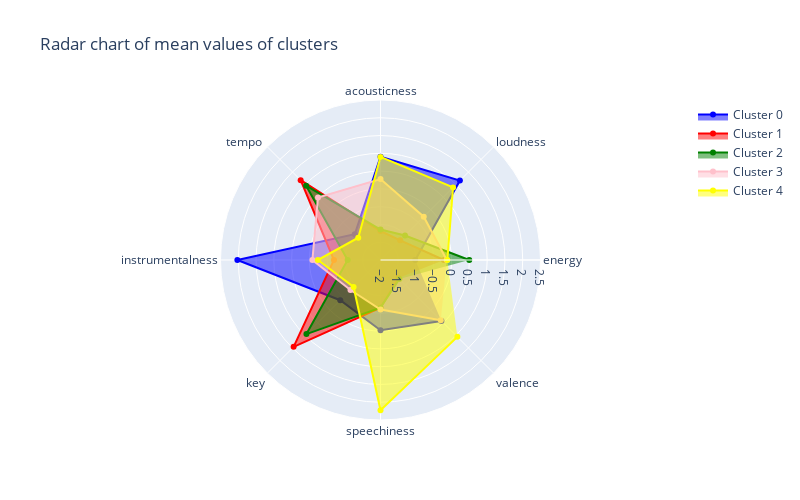
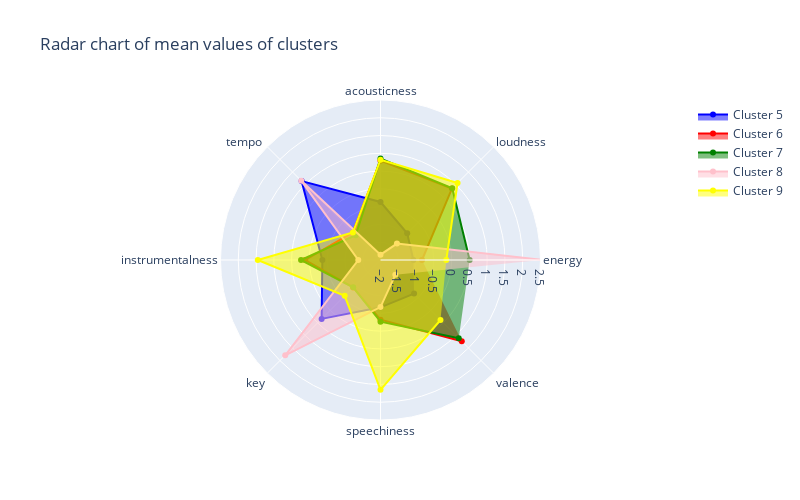

Write notebook code for charts like these, in order.
### Markdown cell above
#### Chart

### Code cell
# state the label for each arm of the chart
categories = ['energy', 'loudness', 'acousticness','tempo ','instrumentalness','key','speechiness', 'valence']

# plot the initialised plot
fig = go.Figure()

# add a layer over the top of the initialised plot - this one is for cluster 0
fig.add_trace(go.Scatterpolar(
      r=[result_means_distance.loc[result_means_distance["cluster"] == 0, 'key'].mean(),
        result_means_distance.loc[result_means_distance["cluster"] == 0, 'energy'].mean(),
        result_means_distance.loc[result_means_distance["cluster"] == 0, 'loudness'].mean(),
        result_means_distance.loc[result_means_distance["cluster"] == 0, 'acousticness'].mean(),
        result_means_distance.loc[result_means_distance["cluster"] == 0, 'tempo'].mean(),
        result_means_distance.loc[result_means_distance["cluster"] == 0, 'instrumentalness'].mean(),
        result_means_distance.loc[result_means_distance["cluster"] == 0, 'speechiness'].mean(),
        result_means_distance.loc[result_means_distance["cluster"] == 0, 'valence'].mean()
],
      theta=categories,
      fill='toself',
      name='Cluster 0',
      marker=dict(color="blue")
))

# add a layer over the top of the initialised plot - this one is for cluster 1
fig.add_trace(go.Scatterpolar(
      r=[result_means_distance.loc[result_means_distance["cluster"] == 1, 'key'].mean(),
        result_means_distance.loc[result_means_distance["cluster"] == 1, 'energy'].mean(),
        result_means_distance.loc[result_means_distance["cluster"] == 1, 'loudness'].mean(),
        result_means_distance.loc[result_means_distance["cluster"] == 1, 'acousticness'].mean(),
        result_means_distance.loc[result_means_distance["cluster"] == 1, 'tempo'].mean(),
        result_means_distance.loc[result_means_distance["cluster"] == 1, 'instrumentalness'].mean(),
        result_means_distance.loc[result_means_distance["cluster"] == 1, 'speechiness'].mean(),
        result_means_distance.loc[result_means_distance["cluster"] == 1, 'valence'].mean()],
      theta=categories,
      fill='toself',
      name='Cluster 1',
      marker=dict(color="red")
))

# add a layer over the top of the initialised plot - this one is for cluster 2
fig.add_trace(go.Scatterpolar(
      r=[result_means_distance.loc[result_means_distance["cluster"] == 2, 'key'].mean(),
        result_means_distance.loc[result_means_distance["cluster"] == 2, 'energy'].mean(),
        result_means_distance.loc[result_means_distance["cluster"] == 2, 'loudness'].mean(),
        result_means_distance.loc[result_means_distance["cluster"] == 2, 'acousticness'].mean(),
        result_means_distance.loc[result_means_distance["cluster"] == 2, 'tempo'].mean(),
        result_means_distance.loc[result_means_distance["cluster"] == 2, 'instrumentalness'].mean(),
        result_means_distance.loc[result_means_distance["cluster"] == 2, 'speechiness'].mean(),
        result_means_distance.loc[result_means_distance["cluster"] == 2, 'valence'].mean()],
      theta=categories,
      fill='toself',
      name='Cluster 2',
      marker=dict(color="green")
))

# add a layer over the top of the initialised plot - this one is for cluster 3
fig.add_trace(go.Scatterpolar(
      r=[result_means_distance.loc[result_means_distance["cluster"] == 3, 'key'].mean(),
        result_means_distance.loc[result_means_distance["cluster"] == 3, 'energy'].mean(),
        result_means_distance.loc[result_means_distance["cluster"] == 3, 'loudness'].mean(),
        result_means_distance.loc[result_means_distance["cluster"] == 3, 'acousticness'].mean(),
        result_means_distance.loc[result_means_distance["cluster"] == 3, 'tempo'].mean(),
        result_means_distance.loc[result_means_distance["cluster"] == 3, 'instrumentalness'].mean(),
        result_means_distance.loc[result_means_distance["cluster"] == 3, 'speechiness'].mean(),
        result_means_distance.loc[result_means_distance["cluster"] == 3, 'valence'].mean()],
      theta=categories,
      fill='toself',
      name='Cluster 3',
      marker=dict(color="pink")
))

# add a layer over the top of the initialised plot - this one is for cluster 4
fig.add_trace(go.Scatterpolar(
      r=[result_means_distance.loc[result_means_distance["cluster"] == 4, 'key'].mean(),
        result_means_distance.loc[result_means_distance["cluster"] == 4, 'energy'].mean(),
        result_means_distance.loc[result_means_distance["cluster"] == 4, 'loudness'].mean(),
        result_means_distance.loc[result_means_distance["cluster"] == 4, 'acousticness'].mean(),
        result_means_distance.loc[result_means_distance["cluster"] == 4, 'tempo'].mean(),
        result_means_distance.loc[result_means_distance["cluster"] == 4, 'instrumentalness'].mean(),
        result_means_distance.loc[result_means_distance["cluster"] == 4, 'speechiness'].mean(),
        result_means_distance.loc[result_means_distance["cluster"] == 4, 'valence'].mean()],
      theta=categories,
      fill='toself',
      name='Cluster 4',
      marker=dict(color="yellow")
))



# Add extras to the plot such as title
# You'll always need `polar=dict(radialaxis=dict(visible=True,range=[0, 1])),` when creating a radar plot
fig.update_layout(
  title_text = 'Radar chart of mean values of clusters',
  height = 500,
  width = 800,
  polar=dict(
    radialaxis=dict(
      visible=True,
      range=[-2, 2.5]
    )),
  showlegend=True
)

# Show the initialised plot and the layers
fig.show()

# plot the initialised plot
fig2 = go.Figure()

# add a layer over the top of the initialised plot - this one is for cluster 0
fig2.add_trace(go.Scatterpolar(
      r=[result_means_distance.loc[result_means_distance["cluster"] == 5, 'key'].mean(),
        result_means_distance.loc[result_means_distance["cluster"] == 5, 'energy'].mean(),
        result_means_distance.loc[result_means_distance["cluster"] == 5, 'loudness'].mean(),
        result_means_distance.loc[result_means_distance["cluster"] == 5, 'acousticness'].mean(),
        result_means_distance.loc[result_means_distance["cluster"] == 5, 'tempo'].mean(),
        result_means_distance.loc[result_means_distance["cluster"] == 5, 'instrumentalness'].mean(),
        result_means_distance.loc[result_means_distance["cluster"] == 5, 'speechiness'].mean(),
        result_means_distance.loc[result_means_distance["cluster"] == 5, 'valence'].mean()],
      theta=categories,
      fill='toself',
      name='Cluster 5',
      marker=dict(color="blue")
))

# add a layer over the top of the initialised plot - this one is for cluster 1
fig2.add_trace(go.Scatterpolar(
      r=[result_means_distance.loc[result_means_distance["cluster"] == 6, 'key'].mean(),
        result_means_distance.loc[result_means_distance["cluster"] == 6, 'energy'].mean(),
        result_means_distance.loc[result_means_distance["cluster"] == 6, 'loudness'].mean(),
        result_means_distance.loc[result_means_distance["cluster"] == 6, 'acousticness'].mean(),
        result_means_distance.loc[result_means_distance["cluster"] == 6, 'tempo'].mean(),
        result_means_distance.loc[result_means_distance["cluster"] == 6, 'instrumentalness'].mean(),
        result_means_distance.loc[result_means_distance["cluster"] == 6, 'speechiness'].mean(),
        result_means_distance.loc[result_means_distance["cluster"] == 6, 'valence'].mean()],
      theta=categories,
      fill='toself',
      name='Cluster 6',
      marker=dict(color="red")
))

# add a layer over the top of the initialised plot - this one is for cluster 2
fig2.add_trace(go.Scatterpolar(
      r=[result_means_distance.loc[result_means_distance["cluster"] == 7, 'key'].mean(),
        result_means_distance.loc[result_means_distance["cluster"] == 7, 'energy'].mean(),
        result_means_distance.loc[result_means_distance["cluster"] == 7, 'loudness'].mean(),
        result_means_distance.loc[result_means_distance["cluster"] == 7, 'acousticness'].mean(),
        result_means_distance.loc[result_means_distance["cluster"] == 7, 'tempo'].mean(),
        result_means_distance.loc[result_means_distance["cluster"] == 7, 'instrumentalness'].mean(),
        result_means_distance.loc[result_means_distance["cluster"] == 7, 'speechiness'].mean(),
        result_means_distance.loc[result_means_distance["cluster"] == 7, 'valence'].mean()],
      theta=categories,
      fill='toself',
      name='Cluster 7',
      marker=dict(color="green")
))

# add a layer over the top of the initialised plot - this one is for cluster 3
fig2.add_trace(go.Scatterpolar(
      r=[result_means_distance.loc[result_means_distance["cluster"] == 8, 'key'].mean(),
        result_means_distance.loc[result_means_distance["cluster"] == 8, 'energy'].mean(),
        result_means_distance.loc[result_means_distance["cluster"] == 8, 'loudness'].mean(),
        result_means_distance.loc[result_means_distance["cluster"] == 8, 'acousticness'].mean(),
        result_means_distance.loc[result_means_distance["cluster"] == 8, 'tempo'].mean(),
        result_means_distance.loc[result_means_distance["cluster"] == 8, 'instrumentalness'].mean(),
        result_means_distance.loc[result_means_distance["cluster"] == 8, 'speechiness'].mean(),
        result_means_distance.loc[result_means_distance["cluster"] == 8, 'valence'].mean()],
      theta=categories,
      fill='toself',
      name='Cluster 8',
      marker=dict(color="pink")
))

# add a layer over the top of the initialised plot - this one is for cluster 4
fig2.add_trace(go.Scatterpolar(
      r=[result_means_distance.loc[result_means_distance["cluster"] == 9, 'key'].mean(),
        result_means_distance.loc[result_means_distance["cluster"] == 9, 'energy'].mean(),
        result_means_distance.loc[result_means_distance["cluster"] == 9, 'loudness'].mean(),
        result_means_distance.loc[result_means_distance["cluster"] == 9, 'acousticness'].mean(),
        result_means_distance.loc[result_means_distance["cluster"] == 9, 'tempo'].mean(),
        result_means_distance.loc[result_means_distance["cluster"] == 9, 'instrumentalness'].mean(),
        result_means_distance.loc[result_means_distance["cluster"] == 9, 'speechiness'].mean(),
        result_means_distance.loc[result_means_distance["cluster"] == 9, 'valence'].mean()],
      theta=categories,
      fill='toself',
      name='Cluster 9',
      marker=dict(color="yellow")
))



# Add extras to the plot such as title
# You'll always need `polar=dict(radialaxis=dict(visible=True,range=[0, 1])),` when creating a radar plot
fig2.update_layout(
  title_text = 'Radar chart of mean values of clusters',
  height = 500,
  width = 800,
  polar=dict(
    radialaxis=dict(
      visible=True,
      range=[-2, 2.5]
    )),
  showlegend=True
)

# Show the initialised plot and the layers
fig2.show()

### Figure 1 — Plotly figure (JSON) as saved in the notebook; plotly's stock layout.template omitted (floating-point values rounded to 4 significant figures)
{"data": [{"fill": "toself", "marker": {"color": "blue"}, "name": "Cluster 0", "r": [-1.023, 1.158, 0.9052, -0.9763, 2.026, -0.3993, -0.02558, 0.4232], "theta": ["energy", "loudness", "acousticness", "tempo ", "instrumentalness", "key", "speechiness", "valence"], "type": "scatterpolar"}, {"fill": "toself", "marker": {"color": "red"}, "name": "Cluster 1", "r": [-0.216, -1.217, -1.185, 1.176, -0.6906, 1.455, -0.6562, -1.285], "theta": ["energy", "loudness", "acousticness", "tempo ", "instrumentalness", "key", "speechiness", "valence"], "type": "scatterpolar"}, {"fill": "toself", "marker": {"color": "green"}, "name": "Cluster 2", "r": [0.4966, -1.025, -1.143, 0.9575, -1.076, 0.9468, -0.6597, -1.248], "theta": ["energy", "loudness", "acousticness", "tempo ", "instrumentalness", "key", "speechiness", "valence"], "type": "scatterpolar"}, {"fill": "toself", "marker": {"color": "pink"}, "name": "Cluster 3", "r": [-0.136, -0.2797, 0.2774, 0.4869, -0.08429, -0.8066, -0.6059, 0.3972], "theta": ["energy", "loudness", "acousticness", "tempo ", "instrumentalness", "key", "speechiness", "valence"], "type": "scatterpolar"}, {"fill": "toself", "marker": {"color": "yellow"}, "name": "Cluster 4", "r": [-0.12, 0.8864, 0.8996, -1.115, -0.2394, -0.9291, 2.228, 1.057], "theta": ["energy", "loudness", "acousticness", "tempo ", "instrumentalness", "key", "speechiness", "valence"], "type": "scatterpolar"}], "layout": {"height": 500, "polar": {"radialaxis": {"range": [-2, 2.5], "visible": true}}, "showlegend": true, "title": {"text": "Radar chart of mean values of clusters"}, "width": 800}}

### Figure 2 — Plotly figure (JSON) as saved in the notebook; plotly's stock layout.template omitted (floating-point values rounded to 4 significant figures)
{"data": [{"fill": "toself", "marker": {"color": "blue"}, "name": "Cluster 5", "r": [-1.076, -0.9386, -0.3691, 1.138, -0.3644, 0.342, -0.6691, -0.6644], "theta": ["energy", "loudness", "acousticness", "tempo ", "instrumentalness", "key", "speechiness", "valence"], "type": "scatterpolar"}, {"fill": "toself", "marker": {"color": "red"}, "name": "Cluster 6", "r": [-0.8331, 0.8413, 0.794, -0.9027, 0.1182, -0.9111, -0.3216, 1.232], "theta": ["energy", "loudness", "acousticness", "tempo ", "instrumentalness", "key", "speechiness", "valence"], "type": "scatterpolar"}, {"fill": "toself", "marker": {"color": "green"}, "name": "Cluster 7", "r": [0.5077, 0.8539, 0.8514, -1.012, 0.2347, -0.9116, -0.2653, 1.113], "theta": ["energy", "loudness", "acousticness", "tempo ", "instrumentalness", "key", "speechiness", "valence"], "type": "scatterpolar"}, {"fill": "toself", "marker": {"color": "pink"}, "name": "Cluster 8", "r": [2.549, -1.346, -1.849, 1.149, -1.375, 1.79, -0.6754, -1.41], "theta": ["energy", "loudness", "acousticness", "tempo ", "instrumentalness", "key", "speechiness", "valence"], "type": "scatterpolar"}, {"fill": "toself", "marker": {"color": "yellow"}, "name": "Cluster 9", "r": [-0.1494, 1.066, 0.8192, -0.9014, 1.451, -0.576, 1.651, 0.3857], "theta": ["energy", "loudness", "acousticness", "tempo ", "instrumentalness", "key", "speechiness", "valence"], "type": "scatterpolar"}], "layout": {"height": 500, "polar": {"radialaxis": {"range": [-2, 2.5], "visible": true}}, "showlegend": true, "title": {"text": "Radar chart of mean values of clusters"}, "width": 800}}
